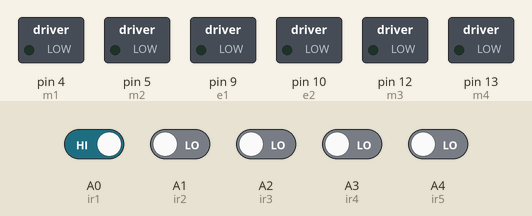
A sketch run on a simulated Arduino Uno, built with avr-gcc and run on an emulated ATmega328P. On the bench: switched loads named in the sketch (green lamp = pin HIGH). The test bench sets the inputs (shaded band); at power-on: A0 (ir1) HIGH, A1 (ir2), A2 (ir3), A3 (ir4), A4 (ir5) LOW.

Above: at 1.2 s.
1.3 s: A0 (ir1) driven LOW
At 2.0 s:
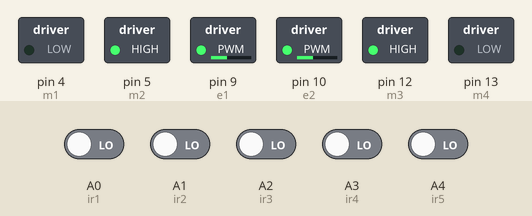
2.8 s: A2 (ir3) driven HIGH
At 3.7 s:
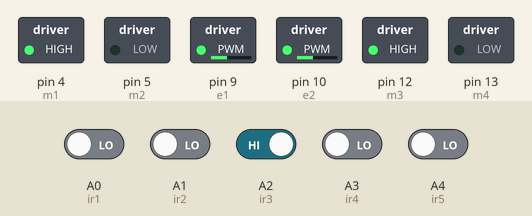
4.7 s: A2 (ir3) driven LOW
At 5.8 s:
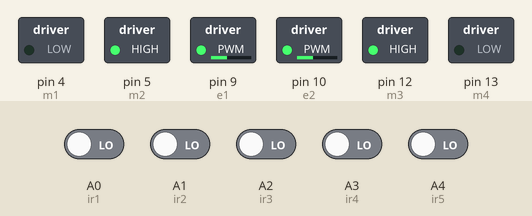
Timing chart, 0 to 7.7 s (numbered marks = the images above; inputs shaded):
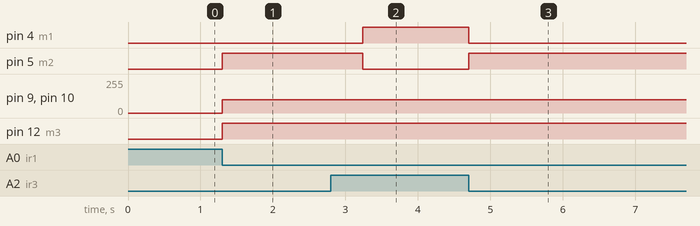

The sketch:

logicWithDelayinRandL.ino
```cpp
#define m1 4  //Right Motor MA1
#define m2 5  //Right Motor MA2
#define m3 12  //Left Motor MB1
#define m4 13  //Left Motor MB2
#define e1 9  //Right Motor Enable Pin EA
#define e2 10 //Left Motor Enable Pin EB

//***5 Channel IR Sensor Connection***//
#define ir1 A0
#define ir2 A1
#define ir3 A2
#define ir4 A3
#define ir5 A4
//*****************//

void setup() {
  pinMode(m1, OUTPUT);
  pinMode(m2, OUTPUT);
  pinMode(m3, OUTPUT);
  pinMode(m4, OUTPUT);
  pinMode(e1, OUTPUT);
  pinMode(e2, OUTPUT);
  pinMode(ir1, INPUT);
  pinMode(ir2, INPUT);
  pinMode(ir3, INPUT);
  pinMode(ir4, INPUT);
  pinMode(ir5, INPUT);
}

void moveForward(int speed) {
  analogWrite(e1, speed);
  analogWrite(e2, speed);
  digitalWrite(m1, HIGH);
  digitalWrite(m2, LOW);
  digitalWrite(m3, HIGH);
  digitalWrite(m4, LOW);
}

void turnFullRight(int speed) {
  analogWrite(e1, speed);
  analogWrite(e2, speed);
  digitalWrite(m1, LOW);
  digitalWrite(m2, HIGH);
  digitalWrite(m3, HIGH);
  digitalWrite(m4, LOW);
  delay(485);
}

void turnFullLeft(int speed) {
  analogWrite(e1, speed);
  analogWrite(e2, speed);
  digitalWrite(m1, HIGH);
  digitalWrite(m2, LOW);
  digitalWrite(m3, LOW);
  digitalWrite(m4, HIGH);
  delay(525);
}

void stopMotors() {
  digitalWrite(m1, LOW);
  digitalWrite(m2, LOW);
  digitalWrite(m3, LOW);
  digitalWrite(m4, LOW);
}


void loop() {

  //declaring an array:
  char arrayDryRun[1000]; // Declare the array to store 'L', 'R', or 'F'
  int arrayIndex = 0; // Index to keep track of the array position


  //Reading Sensor Values
  int s1 = digitalRead(ir1);  //Left Most Sensor
  int s2 = digitalRead(ir2);  //Left Sensor
  int s3 = digitalRead(ir3);  //Middle Sensor
  int s4 = digitalRead(ir4);  //Right Sensor
  int s5 = digitalRead(ir5);  //Right Most Sensor


  //if only middle sensor detects white line
  //going forward with full speed
  if((s1 == 0) && (s2 == 0) && (s3 == 1) && (s4 == 0) && (s5 == 0))
  {
    moveForward(100);
    arrayDryRun[arrayIndex] = 'F'; // Store 'R' in the array
    arrayIndex++;

  }


  // right L or T condidtion
  //if only middle, right and right extreme  sensor detects white line
  if((s1 == 0) && (s2 == 0) && (s3 == 1) && (s4 == 1) && (s5 == 1))
  {

    //FORWARD DELAY:
    moveForward(100);
    delay(85);

    // T condition
    if((s1 == 0) && (s2 == 0) && (s3 == 1) && (s4 == 0) && (s5 == 0)){
      moveForward(100);
    }

    // L condition
    else{
        turnFullRight(100);
        arrayDryRun[arrayIndex] = 'R'; // Store 'R' in the array
        arrayIndex++;
    }

  }

  // left L or T or end condidtion
  //if only middle, left and left extreme  sensor detects white line
  if((s1 == 1) && (s2 == 1) && (s3 == 1) && (s4 == 0) && (s5 == 0))
  {

    //FORWARD DELAY:
    moveForward(100);
    delay(200);


    // end point
    if((s1 == 1) && (s2 == 1) && (s3 == 1) && (s4 == 0) && (s5 == 0)){
          stopMotors();
          }


    // T condition
    if((s1 == 0) && (s2 == 0) && (s3 == 1) && (s4 == 0) && (s5 == 0)){
            turnFullLeft(100);
            arrayDryRun[arrayIndex] = 'L'; // Store 'R' in the array
            arrayIndex++;
    }

    // L condition
    else{
        turnFullLeft(100);
        arrayDryRun[arrayIndex] = 'L'; // Store 'R' in the array
        arrayIndex++;
    }

  }


  // T or + condition
  // all the sensors read white
  if((s1 == 1) && (s2 == 1) && (s3 == 1) && (s4 == 1) && (s5 == 1)){


    //FORWARD DELAY:
    moveForward(100);
    delay(200);


    //T condition
    if((s1 == 0) && (s2 == 0) && (s3 == 0) && (s4 == 0) && (s5 == 0)){
        turnFullLeft(100);
        arrayDryRun[arrayIndex] = 'L'; // Store 'R' in the array
        arrayIndex++;
    }

    //+ condition
    if((s1 == 0) && (s2 == 0) && (s3 == 1) && (s4 == 0) && (s5 == 0)){
        turnFullLeft(100);
        arrayDryRun[arrayIndex] = 'L'; // Store 'R' in the array
        arrayIndex++;
    }

  }


  //dead end
  if((s1 == 0) && (s2 == 0) && (s3 == 0) && (s4 == 0) && (s5 == 0)){
        turnFullRight(100);
        delay(485);
        arrayDryRun[arrayIndex] = 'U'; // Store 'R' in the array
        arrayIndex++;
  }


}
```

Measured:
- after the input at 1.3 s, pin 5 (m2), pin 12 (m3): LOW → HIGH at once; pin 9 (e1), pin 10 (e2): 0/255 → 100/255 at once
- after the input at 2.8 s, pin 4 (m1): LOW → HIGH after 0.44 s; pin 5 (m2): HIGH → LOW after 0.44 s
- after the input at 4.7 s, pin 4 (m1): HIGH → LOW at once; pin 5 (m2): LOW → HIGH at once
